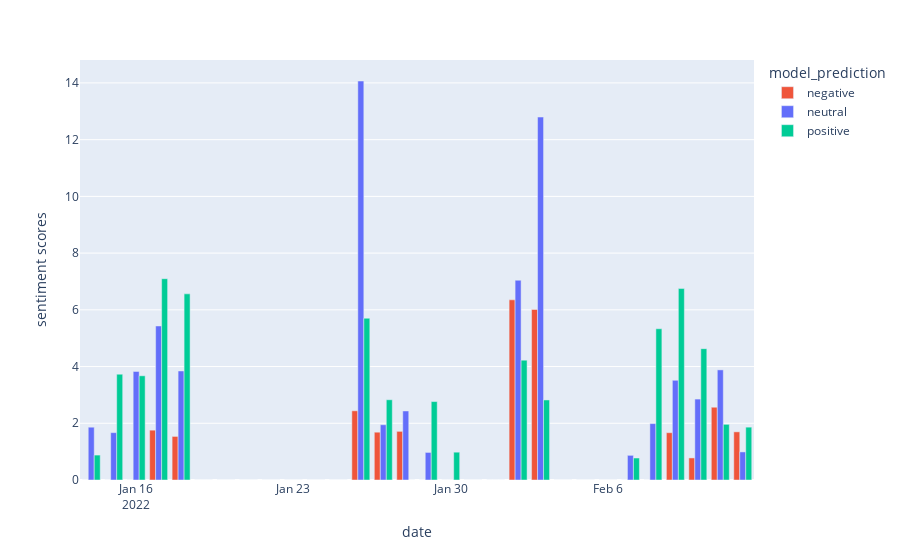

Write notebook code for a chart like this one.
### Code cell
px.bar(pipeline.summary(), 
       barmode="group", 
       labels={"value": "sentiment scores"},
       color_discrete_sequence=[px.colors.qualitative.Plotly[1], 
                                px.colors.qualitative.Plotly[0],
                                px.colors.qualitative.Plotly[2]])

### Figure 1 — Plotly figure (JSON) as saved in the notebook; plotly's stock layout.template omitted (floating-point values rounded to 4 significant figures)
{"data": [{"alignmentgroup": "True", "hovertemplate": "model_prediction=negative<br>date=%{x}<br>sentiment scores=%{y}<extra></extra>", "legendgroup": "negative", "marker": {"color": "#EF553B", "pattern": {"shape": ""}}, "name": "negative", "offsetgroup": "negative", "orientation": "v", "showlegend": true, "textposition": "auto", "type": "bar", "x": ["2022-01-14T00:00:00", "2022-01-15T00:00:00", "2022-01-16T00:00:00", "2022-01-17T00:00:00", "2022-01-18T00:00:00", "2022-01-19T00:00:00", "2022-01-20T00:00:00", "2022-01-21T00:00:00", "2022-01-22T00:00:00", "2022-01-23T00:00:00", "2022-01-24T00:00:00", "2022-01-25T00:00:00", "2022-01-26T00:00:00", "2022-01-27T00:00:00", "2022-01-28T00:00:00", "2022-01-29T00:00:00", "2022-01-30T00:00:00", "2022-01-31T00:00:00", "2022-02-01T00:00:00", "2022-02-02T00:00:00", "2022-02-03T00:00:00", "2022-02-04T00:00:00", "2022-02-05T00:00:00", "2022-02-06T00:00:00", "2022-02-07T00:00:00", "2022-02-08T00:00:00", "2022-02-09T00:00:00", "2022-02-10T00:00:00", "2022-02-11T00:00:00", "2022-02-12T00:00:00"], "xaxis": "x", "y": [0, 0, 0, 1.757, 1.537, 0, 0, 0, 0, 0, 0, 0, 2.44, 1.686, 1.715, 0, 0, 0, 0, 6.353, 6.014, 0, 0, 0, 0, 0, 1.668, 0.7782, 2.566, 1.698], "yaxis": "y"}, {"alignmentgroup": "True", "hovertemplate": "model_prediction=neutral<br>date=%{x}<br>sentiment scores=%{y}<extra></extra>", "legendgroup": "neutral", "marker": {"color": "#636EFA", "pattern": {"shape": ""}}, "name": "neutral", "offsetgroup": "neutral", "orientation": "v", "showlegend": true, "textposition": "auto", "type": "bar", "x": ["2022-01-14T00:00:00", "2022-01-15T00:00:00", "2022-01-16T00:00:00", "2022-01-17T00:00:00", "2022-01-18T00:00:00", "2022-01-19T00:00:00", "2022-01-20T00:00:00", "2022-01-21T00:00:00", "2022-01-22T00:00:00", "2022-01-23T00:00:00", "2022-01-24T00:00:00", "2022-01-25T00:00:00", "2022-01-26T00:00:00", "2022-01-27T00:00:00", "2022-01-28T00:00:00", "2022-01-29T00:00:00", "2022-01-30T00:00:00", "2022-01-31T00:00:00", "2022-02-01T00:00:00", "2022-02-02T00:00:00", "2022-02-03T00:00:00", "2022-02-04T00:00:00", "2022-02-05T00:00:00", "2022-02-06T00:00:00", "2022-02-07T00:00:00", "2022-02-08T00:00:00", "2022-02-09T00:00:00", "2022-02-10T00:00:00", "2022-02-11T00:00:00", "2022-02-12T00:00:00"], "xaxis": "x", "y": [1.861, 1.67, 3.827, 5.431, 3.844, 0, 0, 0, 0, 0, 0, 0, 14.07, 1.948, 2.434, 0.972, 0, 0, 0, 7.044, 12.8, 0, 0, 0, 0.8693, 1.989, 3.516, 2.853, 3.882, 0.99], "yaxis": "y"}, {"alignmentgroup": "True", "hovertemplate": "model_prediction=positive<br>date=%{x}<br>sentiment scores=%{y}<extra></extra>", "legendgroup": "positive", "marker": {"color": "#00CC96", "pattern": {"shape": ""}}, "name": "positive", "offsetgroup": "positive", "orientation": "v", "showlegend": true, "textposition": "auto", "type": "bar", "x": ["2022-01-14T00:00:00", "2022-01-15T00:00:00", "2022-01-16T00:00:00", "2022-01-17T00:00:00", "2022-01-18T00:00:00", "2022-01-19T00:00:00", "2022-01-20T00:00:00", "2022-01-21T00:00:00", "2022-01-22T00:00:00", "2022-01-23T00:00:00", "2022-01-24T00:00:00", "2022-01-25T00:00:00", "2022-01-26T00:00:00", "2022-01-27T00:00:00", "2022-01-28T00:00:00", "2022-01-29T00:00:00", "2022-01-30T00:00:00", "2022-01-31T00:00:00", "2022-02-01T00:00:00", "2022-02-02T00:00:00", "2022-02-03T00:00:00", "2022-02-04T00:00:00", "2022-02-05T00:00:00", "2022-02-06T00:00:00", "2022-02-07T00:00:00", "2022-02-08T00:00:00", "2022-02-09T00:00:00", "2022-02-10T00:00:00", "2022-02-11T00:00:00", "2022-02-12T00:00:00"], "xaxis": "x", "y": [0.879, 3.729, 3.674, 7.098, 6.563, 0, 0, 0, 0, 0, 0, 0, 5.704, 2.829, 0, 2.765, 0.9809, 0, 0, 4.224, 2.822, 0, 0, 0, 0.7749, 5.333, 6.75, 4.631, 1.963, 1.863], "yaxis": "y"}], "layout": {"autosize": true, "barmode": "group", "legend": {"title": {"text": "model_prediction"}, "tracegroupgap": 0}, "margin": {"t": 60}, "xaxis": {"anchor": "y", "autorange": true, "domain": [0, 1], "range": ["2022-01-13 12:00", "2022-02-12 12:00"], "title": {"text": "date"}, "type": "date"}, "yaxis": {"anchor": "x", "autorange": true, "domain": [0, 1], "range": [0, 14.81], "title": {"text": "sentiment scores"}, "type": "linear"}}}
